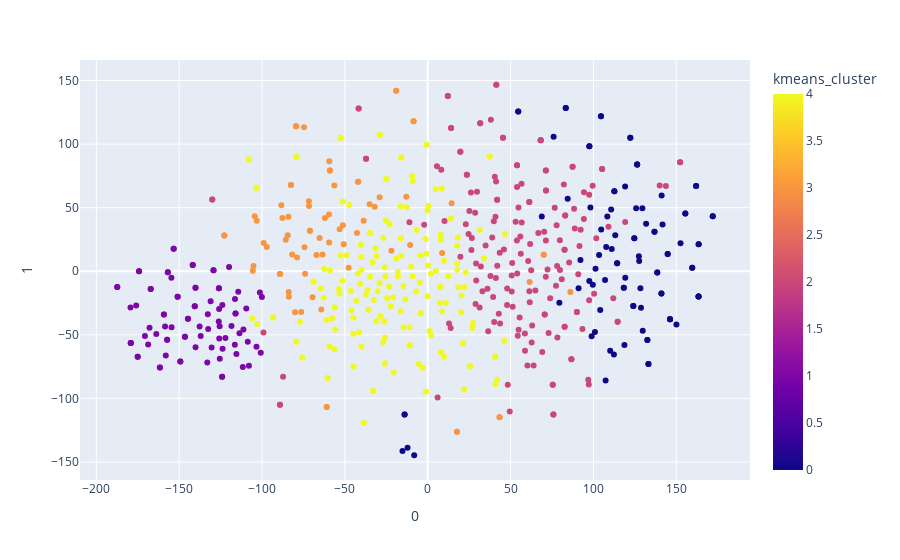

Notebook source saved alongside this figure:
### Code cell
fig_kmeans = px.scatter(df, x=0, y=1, hover_data=['sentence'], color="kmeans_cluster")
fig_kmeans.show()

### Figure 1 — Plotly figure (JSON) as saved in the notebook; plotly's stock layout.template omitted (floating-point values rounded to 4 significant figures; data arrays with more than 128 entries replaced by an {"elided": "..."} marker saying what was removed)
{"data": [{"customdata": {"elided": "599x1 str values"}, "hovertemplate": "0=%{x}<br>1=%{y}<br>sentence=%{customdata[0]}<br>kmeans_cluster=%{marker.color}<extra></extra>", "legendgroup": "", "marker": {"color": {"elided": "599 int values"}, "coloraxis": "coloraxis", "symbol": "circle"}, "mode": "markers", "name": "", "orientation": "v", "showlegend": false, "type": "scatter", "x": {"elided": "599 float values"}, "xaxis": "x", "y": {"elided": "599 float values"}, "yaxis": "y"}], "layout": {"coloraxis": {"colorbar": {"title": {"text": "kmeans_cluster"}}, "colorscale": [[0, "#0d0887"], [0.1111, "#46039f"], [0.2222, "#7201a8"], [0.3333, "#9c179e"], [0.4444, "#bd3786"], [0.5556, "#d8576b"], [0.6667, "#ed7953"], [0.7778, "#fb9f3a"], [0.8889, "#fdca26"], [1, "#f0f921"]]}, "legend": {"tracegroupgap": 0}, "margin": {"t": 60}, "xaxis": {"anchor": "y", "domain": [0, 1], "title": {"text": "0"}}, "yaxis": {"anchor": "x", "domain": [0, 1], "title": {"text": "1"}}}}
